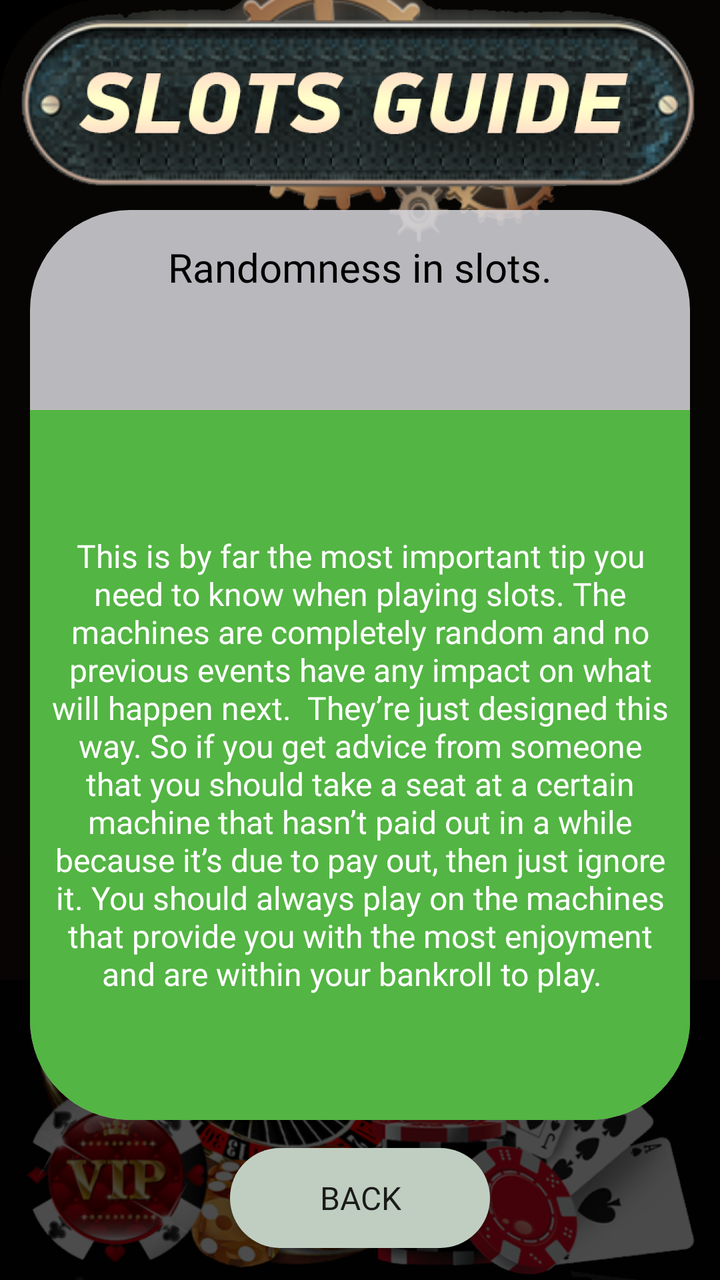
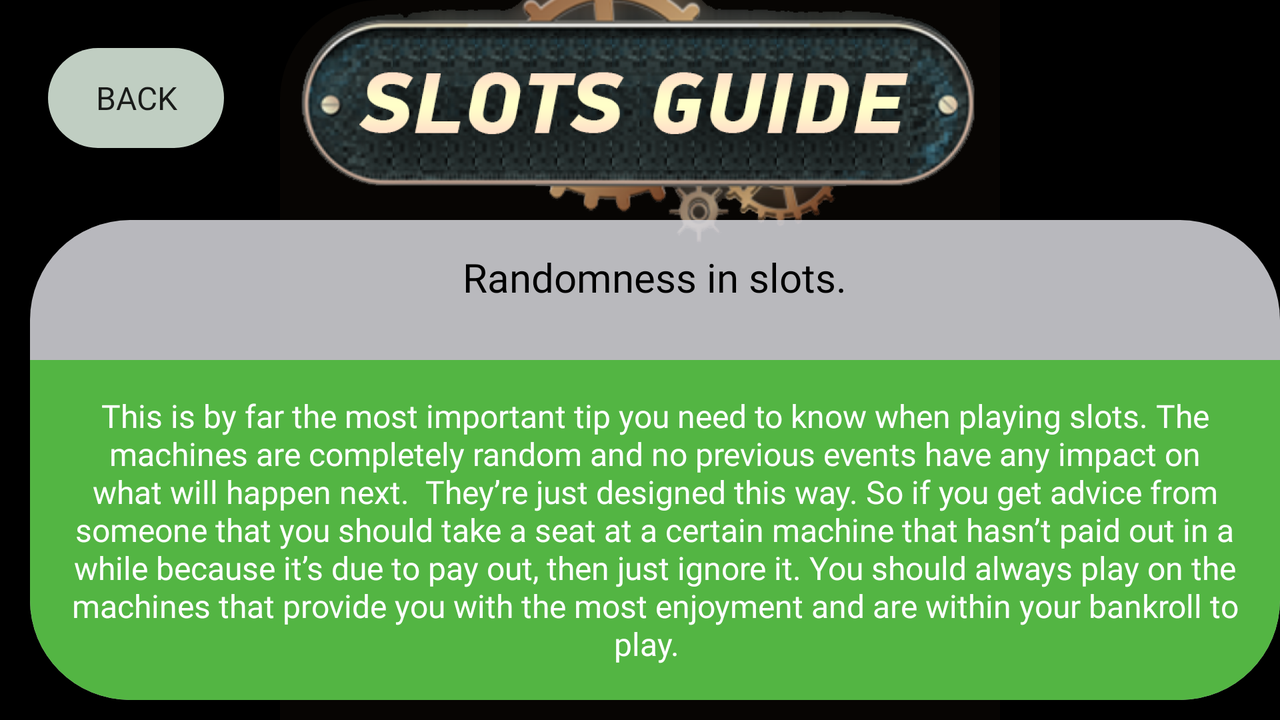

Two renders of one Android screen. The first uses the default layout on a phone; the second uses the alternative layout the repository ships for a different screen configuration, on a matching device. The two XML files are below.
<!-- AndroidManifest.xml: application theme Theme.SlotsGuide -->
<!-- res/layout/activity_info2.xml -->
<?xml version="1.0" encoding="utf-8"?>
<androidx.constraintlayout.widget.ConstraintLayout xmlns:android="http://schemas.android.com/apk/res/android"
    xmlns:app="http://schemas.android.com/apk/res-auto"
    xmlns:tools="http://schemas.android.com/tools"
    android:layout_width="match_parent"
    android:layout_height="match_parent"
    android:background="@color/black"
    tools:context=".InfoActivity2">

    <ImageView
        android:id="@+id/imageView4"
        android:layout_width="wrap_content"
        android:layout_height="wrap_content"
        android:scaleType="fitStart"
        app:layout_constraintEnd_toEndOf="parent"
        app:layout_constraintStart_toStartOf="parent"
        app:layout_constraintTop_toTopOf="parent"
        app:srcCompat="@drawable/back2" />

    <ImageView
        android:id="@+id/imageView3"
        android:layout_width="wrap_content"
        android:layout_height="wrap_content"
        android:scaleType="fitEnd"
        app:layout_constraintBottom_toBottomOf="parent"
        app:layout_constraintEnd_toEndOf="parent"
        app:layout_constraintStart_toStartOf="parent"
        app:srcCompat="@drawable/back3" />

    <TextView
        android:id="@+id/textView4"
        android:layout_width="0dp"
        android:layout_height="0dp"
        android:layout_marginStart="15dp"
        android:layout_marginTop="100dp"
        android:layout_marginEnd="15dp"
        android:layout_marginBottom="80dp"
        android:background="@drawable/backgraund_text_main"
        android:fontFamily="@font/optima_b"
        android:gravity="center|top"
        android:paddingTop="15dp"
        android:text="Randomness in slots."
        android:textColor="@color/black"
        android:textSize="20dp"
        app:layout_constraintBottom_toBottomOf="@+id/imageView4"
        app:layout_constraintEnd_toEndOf="@+id/imageView3"
        app:layout_constraintStart_toStartOf="@+id/imageView3"
        app:layout_constraintTop_toTopOf="@+id/imageView3" />

    <Button
        android:id="@+id/button10"
        android:layout_width="0dp"
        android:layout_height="50dp"
        android:layout_marginStart="100dp"
        android:layout_marginEnd="100dp"
        android:layout_marginBottom="16dp"
        android:background="@drawable/button_back"
        android:fontFamily="@font/optima_b"
        android:text="    Back    "
        android:textSize="16dp"
        app:layout_constraintBottom_toBottomOf="parent"
        app:layout_constraintEnd_toEndOf="@+id/textView4"
        app:layout_constraintStart_toStartOf="@+id/textView4" />

    <androidx.constraintlayout.widget.ConstraintLayout
        android:layout_width="0dp"
        android:layout_height="0dp"
        android:layout_marginTop="100dp"
        android:background="@drawable/text_backgraund_info2"
        app:layout_constraintBottom_toBottomOf="@+id/textView4"
        app:layout_constraintEnd_toEndOf="@+id/textView4"
        app:layout_constraintStart_toStartOf="@+id/textView4"
        app:layout_constraintTop_toTopOf="@+id/textView4">

        <TextView
            android:id="@+id/textView5"
            android:layout_width="0dp"
            android:layout_height="0dp"
            android:layout_marginStart="10dp"
            android:layout_marginEnd="10dp"
            android:fontFamily="@font/optima_b"
            android:gravity="center"
            android:text="This is by far the most important tip you need to know when playing slots. The machines are completely random and no previous events have any impact on what will happen next.

They’re just designed this way. So if you get advice from someone that you should take a seat at a certain machine that hasn’t paid out in a while because it’s due to pay out, then just ignore it. You should always play on the machines that provide you with the most enjoyment and are within your bankroll to play.

"
            android:textColor="@color/white"
            android:textSize="16sp"
            app:layout_constraintBottom_toBottomOf="parent"
            app:layout_constraintEnd_toEndOf="parent"
            app:layout_constraintStart_toStartOf="parent"
            app:layout_constraintTop_toTopOf="parent" />

    </androidx.constraintlayout.widget.ConstraintLayout>

</androidx.constraintlayout.widget.ConstraintLayout>
<!-- resources referenced by this layout -->
<resources>
  <!-- drawable back2: png bitmap (drawable, 290329 bytes) -->
  <!-- drawable back3: png bitmap (drawable, 603256 bytes) -->
  <!-- drawable backgraund_text_main (drawable) -->
  <?xml version="1.0" encoding="utf-8"?>
  <shape xmlns:android="http://schemas.android.com/apk/res/android">
  
      <solid android:color="#D9D9D9DE"/>
      <corners android:radius="50dp"/>
  </shape>
  <!-- drawable button_back (drawable) -->
  <?xml version="1.0" encoding="utf-8"?>
  <shape xmlns:android="http://schemas.android.com/apk/res/android">
  
      <solid android:color="#C0CEC2"/>
      <corners android:radius="50dp"/>
  
  </shape>
  <!-- drawable text_backgraund_info2 (drawable) -->
  <?xml version="1.0" encoding="utf-8"?>
  <shape xmlns:android="http://schemas.android.com/apk/res/android">
  
      <solid android:color="#53B543"/>
      <corners android:bottomRightRadius="50dp" android:bottomLeftRadius="50dp"/>
  </shape>
  <style name="Theme.SlotsGuide" parent="Theme.AppCompat.DayNight.NoActionBar">
          
          <item name="colorPrimary">@color/purple_500</item>
          <item name="colorPrimaryVariant">@color/purple_700</item>
          <item name="colorOnPrimary">@color/white</item>
          
          <item name="colorSecondary">@color/teal_200</item>
          <item name="colorSecondaryVariant">@color/teal_700</item>
          <item name="colorOnSecondary">@color/black</item>
          
          <item name="android:statusBarColor" tools:targetApi="l">?attr/colorPrimaryVariant</item>
          
      </style>
</resources>
<!-- res/layout-land/activity_info2.xml (the repository's variant of the layout above) -->
<!-- drawn on the phone turned sideways -->
<?xml version="1.0" encoding="utf-8"?>
<androidx.constraintlayout.widget.ConstraintLayout xmlns:android="http://schemas.android.com/apk/res/android"
    xmlns:app="http://schemas.android.com/apk/res-auto"
    xmlns:tools="http://schemas.android.com/tools"
    android:layout_width="match_parent"
    android:layout_height="match_parent"
    android:background="@color/black"
    tools:context=".InfoActivity2">

    <ImageView
        android:id="@+id/imageView2"
        android:layout_width="0dp"
        android:layout_height="0dp"
        app:layout_constraintBottom_toBottomOf="parent"
        app:layout_constraintEnd_toEndOf="parent"
        app:layout_constraintStart_toStartOf="parent"
        app:layout_constraintTop_toTopOf="parent"
        app:srcCompat="@drawable/back_land" />

    <TextView
        android:id="@+id/textView4"
        android:layout_width="0dp"
        android:layout_height="0dp"
        android:layout_marginStart="15dp"
        android:layout_marginTop="110dp"
        android:layout_marginBottom="10dp"
        android:background="@drawable/backgraund_text_main"
        android:fontFamily="@font/optima_b"
        android:gravity="center|top"
        android:paddingTop="15dp"
        android:text="Randomness in slots."
        android:textColor="@color/black"
        android:textSize="20dp"
        app:layout_constraintBottom_toBottomOf="parent"
        app:layout_constraintEnd_toEndOf="parent"
        app:layout_constraintStart_toStartOf="parent"
        app:layout_constraintTop_toTopOf="parent" />

    <Button
        android:id="@+id/button10"
        android:layout_width="0dp"
        android:layout_height="50dp"
        android:layout_marginStart="24dp"
        android:layout_marginTop="24dp"
        android:background="@drawable/button_back"
        android:fontFamily="@font/optima_b"
        android:text="    Back    "
        android:textSize="16dp"
        app:layout_constraintStart_toStartOf="parent"
        app:layout_constraintTop_toTopOf="parent" />

    <androidx.constraintlayout.widget.ConstraintLayout
        android:layout_width="0dp"
        android:layout_height="0dp"
        android:layout_marginTop="70dp"
        android:background="@drawable/text_backgraund_info2"
        app:layout_constraintBottom_toBottomOf="@+id/textView4"
        app:layout_constraintEnd_toEndOf="@+id/textView4"
        app:layout_constraintStart_toStartOf="@+id/textView4"
        app:layout_constraintTop_toTopOf="@+id/textView4">

        <TextView
            android:id="@+id/textView5"
            android:layout_width="0dp"
            android:layout_height="0dp"
            android:layout_marginStart="10dp"
            android:layout_marginTop="8dp"
            android:layout_marginEnd="10dp"
            android:layout_marginBottom="8dp"
            android:fontFamily="@font/optima_b"
            android:gravity="center"
            android:text="This is by far the most important tip you need to know when playing slots. The machines are completely random and no previous events have any impact on what will happen next.  They’re just designed this way. So if you get advice from someone that you should take a seat at a certain machine that hasn’t paid out in a while because it’s due to pay out, then just ignore it. You should always play on the machines that provide you with the most enjoyment and are within your bankroll to play.  "
            android:textColor="@color/white"
            android:textSize="16sp"
            app:layout_constraintBottom_toBottomOf="parent"
            app:layout_constraintEnd_toEndOf="parent"
            app:layout_constraintStart_toStartOf="parent"
            app:layout_constraintTop_toTopOf="parent" />

    </androidx.constraintlayout.widget.ConstraintLayout>

</androidx.constraintlayout.widget.ConstraintLayout>
<!-- resources referenced by the variant -->
<!-- as the phone turned sideways resolves them -->
<resources>
  <!-- drawable back_land: png bitmap (drawable, 287849 bytes) -->
  <!-- drawable backgraund_text_main (drawable) -->
  <?xml version="1.0" encoding="utf-8"?>
  <shape xmlns:android="http://schemas.android.com/apk/res/android">
  
      <solid android:color="#D9D9D9DE"/>
      <corners android:radius="50dp"/>
  </shape>
  <!-- drawable button_back (drawable) -->
  <?xml version="1.0" encoding="utf-8"?>
  <shape xmlns:android="http://schemas.android.com/apk/res/android">
  
      <solid android:color="#C0CEC2"/>
      <corners android:radius="50dp"/>
  
  </shape>
  <!-- drawable text_backgraund_info2 (drawable) -->
  <?xml version="1.0" encoding="utf-8"?>
  <shape xmlns:android="http://schemas.android.com/apk/res/android">
  
      <solid android:color="#53B543"/>
      <corners android:bottomRightRadius="50dp" android:bottomLeftRadius="50dp"/>
  </shape>
  <style name="Theme.SlotsGuide" parent="Theme.AppCompat.DayNight.NoActionBar">
          
          <item name="colorPrimary">@color/purple_500</item>
          <item name="colorPrimaryVariant">@color/purple_700</item>
          <item name="colorOnPrimary">@color/white</item>
          
          <item name="colorSecondary">@color/teal_200</item>
          <item name="colorSecondaryVariant">@color/teal_700</item>
          <item name="colorOnSecondary">@color/black</item>
          
          <item name="android:statusBarColor" tools:targetApi="l">?attr/colorPrimaryVariant</item>
          
      </style>
</resources>
